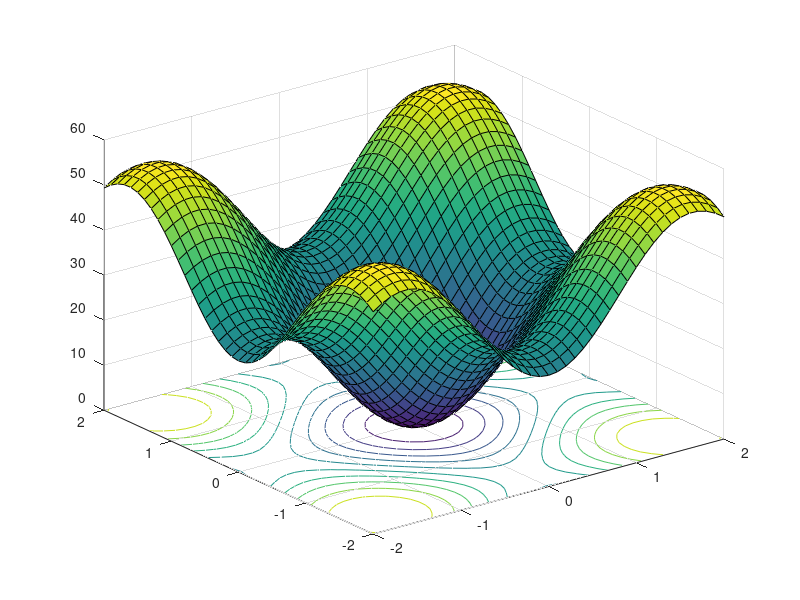

The MATLAB script that drew this image:
% Simulated Annealing (by X-S Yang, Cambridge University)
disp('Simulating ... it will take a minute or so!');

% Old Rosenbrock's function with f*=0 at (1,1)
% fstr='(1-x)^2+100*(y-x^2)^2';

% New Rosenbrock's function
fstr='x^2 + y^2 + 25 * (sin(x)^2 + sin(y)^2)';

% Convert into an inline function
f=vectorize(inline(fstr));

% Show the topography of the objective function
range=[-2 2 -2 2];
xgrid=range(1):0.1:range(2); ygrid=range(3):0.1:range(4);
[x,y]=meshgrid(xgrid,ygrid);
surfc(x,y,f(x,y)); 

% Initializing parameters and settings
T_init =1.0; % Initial temperature
T_min = 1e-10; % Final stopping temperature
F_min = -1e+100; % Min value of the function
max_rej=2500; % Maximum number of rejections
max_run=500; % Maximum number of runs
max_accept = 15; % Maximum number of accept
k = 1; % Boltzmann constant
alpha=0.95; % Cooling factor
Enorm=1e-8; % Energy norm (eg, Enorm=le-8)
guess=[2 2]; % Initial guess

% Initializing the counters i,j etc
i= 0; j = 0; accept = 0; totaleval = 0;

% Initializing various values
T = T_init;
E_init = f(guess(1),guess(2));
E_old = E_init; E_new=E_old;
best=guess; % initially guessed values

% Starting the simulated annealling
while ((T > T_min) & (j <= max_rej) & E_new>F_min)
i = i+1;

% Check if max numbers of run/accept are met
if (i >= max_run) | (accept >= max_accept)

% Cooling according to a cooling schedule
% T = alpha*T; % Old cooling schedule
% T = T_init/(1+alpha*totaleval); % New cooling schedule of section i
T = T_init*cos(totaleval)^2*exp(-alpha*totaleval); % New cooling schedule of section ii
totaleval = totaleval + i;

% reset the counters
i = 1; accept = 1;
end

% Function evaluations at new locations
  ns=guess+rand(1,2)*randn;
  E_new = f(ns(1),ns(2));
% Decide to accept the new solution
DeltaE=E_new-E_old;

% Accept if improved
if (-DeltaE > Enorm)
best = ns; E_old = E_new;
accept=accept+1; j = 0;
end

% Accept with a small probability if not improved
if (DeltaE<=Enorm & exp(-DeltaE/(k*T))>rand );
best = ns; E_old = E_new;
accept=accept+1;
else
  j=j+1
end

% Update the estimated optimal solution
f_opt=E_old;
end

% Display the final results
disp(strcat('Obj function :',fstr));
disp(strcat('Evaluations :', num2str(totaleval)));
disp(strcat('Best solution:', num2str(best)));
disp(strcat('Best objective:', num2str(f_opt)));
